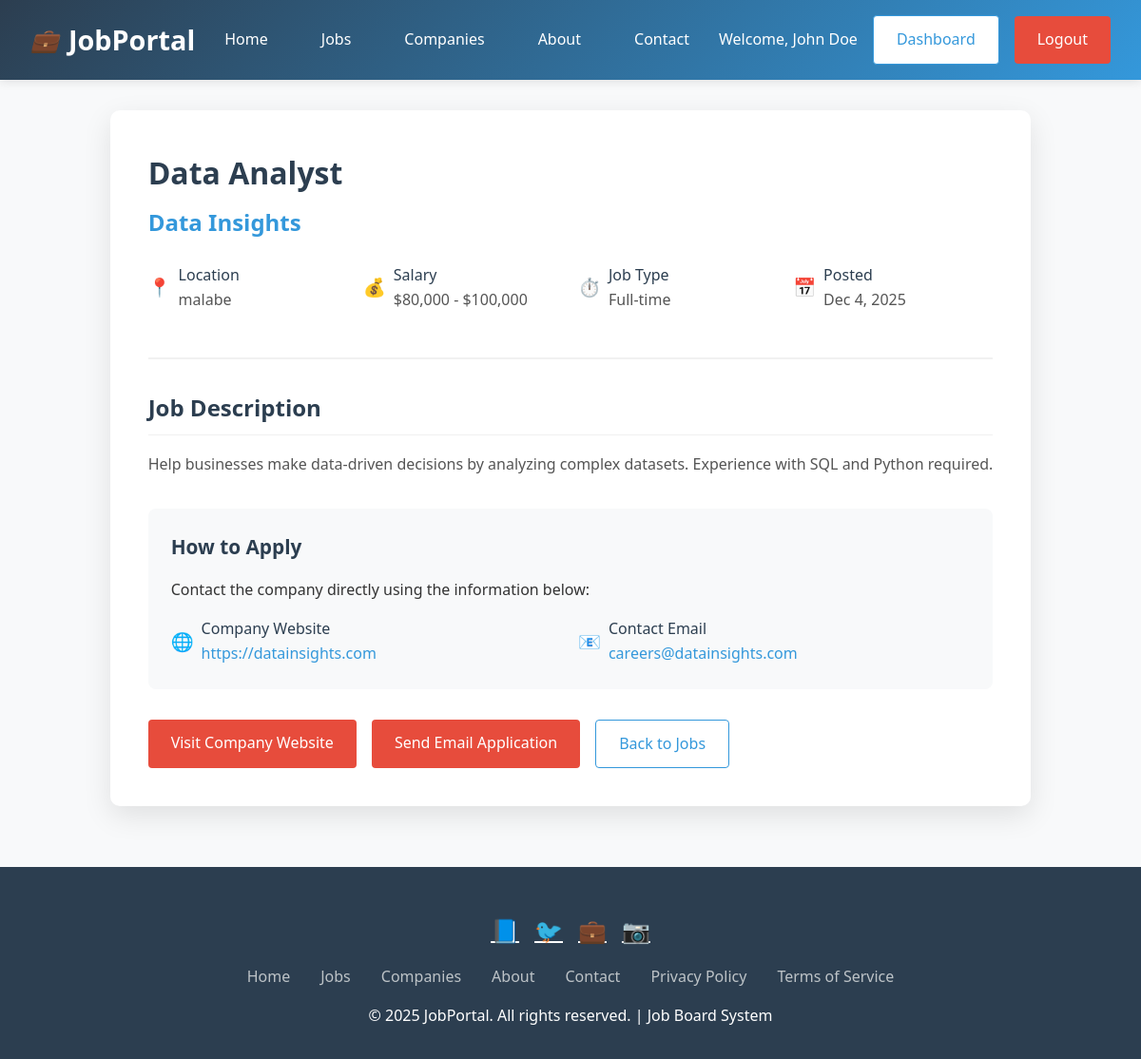
/job-details.php?id=4 (signed in), run on the app's committed database.
### tables this page shows
CREATE TABLE jobs (
    id INT AUTO_INCREMENT PRIMARY KEY,
    company_name VARCHAR(100) NOT NULL,
    title VARCHAR(200) NOT NULL,
    description TEXT NOT NULL,
    location VARCHAR(100),
    salary VARCHAR(100),
    job_type VARCHAR(50),
    company_website VARCHAR(200),
    contact_email VARCHAR(100),
    created_at TIMESTAMP DEFAULT CURRENT_TIMESTAMP
);

### job-details.php (the view, shortened to what this page needs)
<?php
require_once 'config.php';
$job_id = isset($_GET['id']) ? (int)$_GET['id'] : 0;
$stmt = $pdo->prepare("SELECT * FROM jobs WHERE id = ?");
$stmt->execute([$job_id]);
$job = $stmt->fetch();
?>
<!DOCTYPE html>
<html lang="en">
<head>
</head>
<body>
    <header class="header">
        <div class="logo">
            <i>💼</i> JobPortal
        </div>
        <nav class="nav">
            <a href="index.php">Home</a>
            <a href="jobs.php">Jobs</a>
            <a href="companies.php">Companies</a>
            <a href="about.php">About</a>
            <a href="contact.php">Contact</a>
        </nav>
        <div class="auth-buttons">
            <span style="color: white;">Welcome, <?php echo $_SESSION['user_name']; ?></span>
            <a href="dashboard.php" class="btn btn-outline">Dashboard</a>
            <a href="logout.php" class="btn btn-primary">Logout</a>
        </div>
    </header>
    <div class="container">
        <div class="job-details">
            <div class="job-header">
                <h1 class="job-title"><?php echo htmlspecialchars($job['title']); ?></h1>
                <div class="job-company"><?php echo htmlspecialchars($job['company_name']); ?></div>
                <div class="job-meta">
                    <div class="meta-item">
                        <span class="meta-icon">📍</span>
                        <div>
                            <div class="meta-label">Location</div>
                            <div class="meta-value"><?php echo htmlspecialchars($job['location']); ?></div>
                        </div>
                    </div>
                    <div class="meta-item">
                        <span class="meta-icon">💰</span>
                        <div>
                            <div class="meta-label">Salary</div>
                            <div class="meta-value"><?php echo htmlspecialchars($job['salary']); ?></div>
                        </div>
                    </div>
                    <div class="meta-item">
                        <span class="meta-icon">⏱️</span>
                        <div>
                            <div class="meta-label">Job Type</div>
                            <div class="meta-value"><?php echo htmlspecialchars($job['job_type']); ?></div>
                        </div>
                    </div>
                    <div class="meta-item">
                        <span class="meta-icon">📅</span>
                        <div>
                            <div class="meta-label">Posted</div>
                            <div class="meta-value"><?php echo date('M j, Y', strtotime($job['created_at'])); ?></div>
                        </div>
                    </div>
                </div>
            </div>
            <div class="job-section">
                <h3>Job Description</h3>
                <div class="job-description">
                    <?php echo nl2br(htmlspecialchars($job['description'])); ?>
                </div>
            </div>
            <div class="application-info">
                <h4>How to Apply</h4>
                <p>Contact the company directly using the information below:</p>
                <div class="contact-details">
                    <div class="contact-item">
                        <span class="contact-icon">🌐</span>
                        <div>
                            <div class="meta-label">Company Website</div>
                            <a href="<?php echo htmlspecialchars($job['company_website']); ?>" target="_blank" class="contact-link"><?php echo htmlspecialchars($job['company_website']); ?></a>
                        </div>
                    </div>
                    <div class="contact-item">
                        <span class="contact-icon">📧</span>
                        <div>
                            <div class="meta-label">Contact Email</div>
                            <a href="mailto:<?php echo htmlspecialchars($job['contact_email']); ?>" class="contact-link"><?php echo htmlspecialchars($job['contact_email']); ?></a>
                        </div>
                    </div>
                </div>
            </div>
            <div class="action-buttons">
                <a href="<?php echo htmlspecialchars($job['company_website']); ?>" target="_blank" class="btn btn-primary">Visit Company Website</a>
                <a href="mailto:<?php echo htmlspecialchars($job['contact_email']); ?>" class="btn btn-primary">Send Email Application</a>
                <a href="jobs.php" class="btn btn-outline">Back to Jobs</a>
            </div>
        </div>
    </div>
   <footer class="footer">
    <div class="social-links">
      <a href="https://web.facebook.com/?_rdc=1&_rdr#" title="Facebook">📘</a>
      <a href="https://x.com/i/flow/login" title="Twitter">🐦</a>
      <a href="https://www.linkedin.com" title="LinkedIn">💼</a>
      <a href="https://www.instagram.com" title="Instagram">📷</a>
    </div>
    <div class="footer-links">
      <a href="index.php">Home</a>
      <a href="jobs.php">Jobs</a>
      <a href="companies.php">Companies</a>
      <a href="about.php">About</a>
      <a href="contact.php">Contact</a>
      <a href="https://en.wikipedia.org/wiki/Privacy_policy">Privacy Policy</a>
      <a href="contact.php">Terms of Service</a>
    </div>
    <p>&copy; 2025 JobPortal. All rights reserved. | Job Board System</p>
  </footer>
</body>
</html>

### job-details.php (style rules this page uses)
* { margin: 0; padding: 0; box-sizing: border-box; font-family: 'Segoe UI', Tahoma, Geneva, Verdana, sans-serif; }
body { background-color: #f8f9fa; line-height: 1.6; color: #333; min-height: 100vh; display: flex; flex-direction: column; }
.header { background: linear-gradient(135deg, #2c3e50, #3498db); color: white; padding: 1rem 2rem; display: flex; justify-content: space-between; align-items: center; box-shadow: 0 2px 10px rgba(0,0,0,0.1); }
.logo { font-size: 1.8rem; font-weight: bold; display: flex; align-items: center; }
.logo i { margin-right: 10px; font-size: 1.5rem; }
.nav { display: flex; gap: 1.5rem; }
.nav a { color: white; text-decoration: none; padding: 0.5rem 1rem; border-radius: 4px; transition: all 0.3s ease; }
.auth-buttons { display: flex; gap: 1rem; align-items: center; }
.btn { padding: 0.75rem 1.5rem; text-decoration: none; border-radius: 4px; display: inline-block; font-weight: 500; transition: all 0.3s ease; border: none; cursor: pointer; font-size: 1rem; }
.btn-outline { border: 1px solid #3498db; color: #3498db; background: white; }
.btn-primary { background: #e74c3c; color: white; }
.container { max-width: 1200px; margin: 0 auto; padding: 2rem; flex: 1; }
.job-details { background: white; border-radius: 10px; box-shadow: 0 10px 30px rgba(0,0,0,0.1); padding: 2.5rem; margin-bottom: 2rem; }
.job-header { border-bottom: 2px solid #f1f1f1; padding-bottom: 1.5rem; margin-bottom: 2rem; }
.job-title { color: #2c3e50; font-size: 2rem; margin-bottom: 0.5rem; }
.job-company { color: #3498db; font-size: 1.5rem; margin-bottom: 1rem; font-weight: 600; }
.job-meta { display: grid; grid-template-columns: repeat(auto-fit, minmax(200px, 1fr)); gap: 1rem; margin: 1.5rem 0; }
.meta-item { display: flex; align-items: center; gap: 0.5rem; }
.meta-icon { font-size: 1.2rem; color: #3498db; }
.meta-label { font-weight: 500; color: #2c3e50; }
.meta-value { color: #555; }
.job-section { margin-bottom: 2rem; }
.job-section h3 { color: #2c3e50; margin-bottom: 1rem; font-size: 1.5rem; border-bottom: 1px solid #f1f1f1; padding-bottom: 0.5rem; }
.job-description { line-height: 1.8; color: #555; }
.application-info { background: #f8f9fa; padding: 1.5rem; border-radius: 8px; margin: 1.5rem 0; }
.application-info h4 { color: #2c3e50; margin-bottom: 1rem; font-size: 1.3rem; }
.contact-details { display: grid; grid-template-columns: repeat(auto-fit, minmax(250px, 1fr)); gap: 1rem; margin-top: 1rem; }
.contact-item { display: flex; align-items: center; gap: 0.5rem; }
.contact-icon { font-size: 1.2rem; color: #3498db; }
.contact-link { color: #3498db; text-decoration: none; font-weight: 500; }
.action-buttons { display: flex; gap: 1rem; margin-top: 2rem; flex-wrap: wrap; }
.footer { background: #2c3e50; color: white; text-align: center; padding: 2rem; margin-top: auto; }
.social-links { display: flex; justify-content: center; gap: 1rem; margin: 1rem 0; }
.social-links a { color: white; font-size: 1.5rem; transition: color 0.3s ease; }
.footer-links { display: flex; justify-content: center; gap: 2rem; margin: 1rem 0; }
.footer-links a { color: #bdc3c7; text-decoration: none; transition: color 0.3s ease; }

### data on the page
jobs: title "Data Analyst", company_name "Data Insights", location "malabe", salary "$80,000 - $100,000", job_type "Full-time", created_at "Dec 4, 2025", description "Help businesses make data-driven decisions by analyzing complex datasets. Experience with SQL and Python required.", company_website "https://datainsights.com", contact_email "careers@datainsights.com"

### other printed values
$_SESSION['user_name'] "John Doe"
